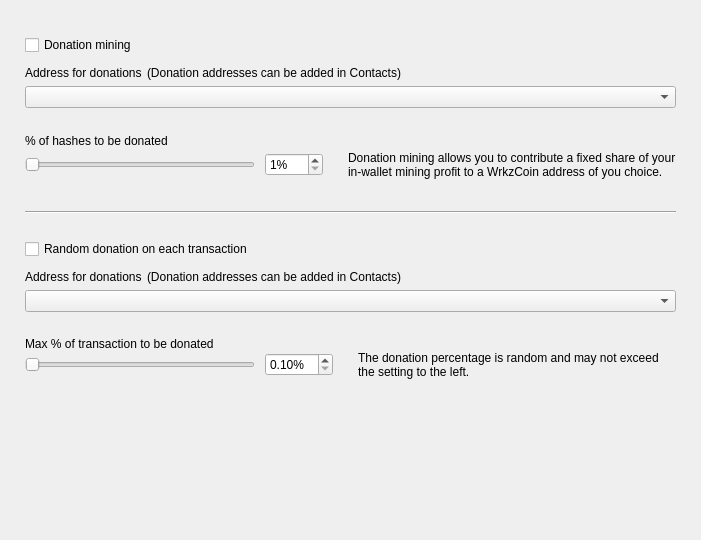
<?xml version="1.0" encoding="UTF-8"?>
<ui version="4.0">
 <class>DonationOptionsFrame</class>
 <widget class="QFrame" name="DonationOptionsFrame">
  <property name="geometry">
   <rect>
    <x>0</x>
    <y>0</y>
    <width>701</width>
    <height>540</height>
   </rect>
  </property>
  <property name="windowTitle">
   <string>Frame</string>
  </property>
  <property name="frameShape">
   <enum>QFrame::NoFrame</enum>
  </property>
  <property name="frameShadow">
   <enum>QFrame::Raised</enum>
  </property>
  <layout class="QVBoxLayout" name="verticalLayout">
   <property name="spacing">
    <number>10</number>
   </property>
   <property name="leftMargin">
    <number>25</number>
   </property>
   <property name="topMargin">
    <number>35</number>
   </property>
   <property name="rightMargin">
    <number>25</number>
   </property>
   <property name="bottomMargin">
    <number>0</number>
   </property>
   <item>
    <widget class="QCheckBox" name="m_enableDonationMiningCheck">
     <property name="text">
      <string>Donation mining</string>
     </property>
    </widget>
   </item>
   <item>
    <widget class="QFrame" name="m_donationMiningFrame">
     <property name="frameShape">
      <enum>QFrame::NoFrame</enum>
     </property>
     <property name="frameShadow">
      <enum>QFrame::Raised</enum>
     </property>
     <layout class="QGridLayout" name="gridLayout" columnstretch="1,0,0,1">
      <property name="leftMargin">
       <number>0</number>
      </property>
      <property name="topMargin">
       <number>0</number>
      </property>
      <property name="rightMargin">
       <number>0</number>
      </property>
      <property name="bottomMargin">
       <number>0</number>
      </property>
      <property name="horizontalSpacing">
       <number>10</number>
      </property>
      <property name="verticalSpacing">
       <number>0</number>
      </property>
      <item row="2" column="0" colspan="4">
       <widget class="QComboBox" name="m_donationMiningAddressCombo"/>
      </item>
      <item row="3" column="0" colspan="4">
       <spacer name="verticalSpacer_2">
        <property name="orientation">
         <enum>Qt::Vertical</enum>
        </property>
        <property name="sizeType">
         <enum>QSizePolicy::Fixed</enum>
        </property>
        <property name="sizeHint" stdset="0">
         <size>
          <width>20</width>
          <height>25</height>
         </size>
        </property>
       </spacer>
      </item>
      <item row="4" column="0" colspan="4">
       <widget class="WalletGui::WalletNormalBlackTextLabel" name="label_2">
        <property name="minimumSize">
         <size>
          <width>0</width>
          <height>16</height>
         </size>
        </property>
        <property name="text">
         <string>% of hashes to be donated</string>
        </property>
        <property name="indent">
         <number>0</number>
        </property>
       </widget>
      </item>
      <item row="5" column="1">
       <widget class="QSpinBox" name="m_donationMiningAmountSpin">
        <property name="suffix">
         <string>%</string>
        </property>
        <property name="minimum">
         <number>1</number>
        </property>
        <property name="maximum">
         <number>100</number>
        </property>
       </widget>
      </item>
      <item row="5" column="0">
       <widget class="QSlider" name="m_donationMiningAmountSlider">
        <property name="maximumSize">
         <size>
          <width>230</width>
          <height>16777215</height>
         </size>
        </property>
        <property name="minimum">
         <number>1</number>
        </property>
        <property name="maximum">
         <number>100</number>
        </property>
        <property name="orientation">
         <enum>Qt::Horizontal</enum>
        </property>
       </widget>
      </item>
      <item row="5" column="2">
       <spacer name="horizontalSpacer">
        <property name="orientation">
         <enum>Qt::Horizontal</enum>
        </property>
        <property name="sizeType">
         <enum>QSizePolicy::Fixed</enum>
        </property>
        <property name="sizeHint" stdset="0">
         <size>
          <width>5</width>
          <height>20</height>
         </size>
        </property>
       </spacer>
      </item>
      <item row="5" column="3" alignment="Qt::AlignVCenter">
       <widget class="WalletGui::WalletSmallGrayTextLabel" name="m_donationMiningCommentLabel">
        <property name="minimumSize">
         <size>
          <width>0</width>
          <height>32</height>
         </size>
        </property>
        <property name="text">
         <string>Donation mining allows you to contribute a fixed share of your in-wallet mining profit to a WrkzCoin address of you choice.</string>
        </property>
        <property name="wordWrap">
         <bool>true</bool>
        </property>
        <property name="indent">
         <number>0</number>
        </property>
       </widget>
      </item>
      <item row="1" column="0" colspan="4">
       <spacer name="verticalSpacer_6">
        <property name="orientation">
         <enum>Qt::Vertical</enum>
        </property>
        <property name="sizeType">
         <enum>QSizePolicy::Fixed</enum>
        </property>
        <property name="sizeHint" stdset="0">
         <size>
          <width>20</width>
          <height>5</height>
         </size>
        </property>
       </spacer>
      </item>
      <item row="0" column="0" colspan="4">
       <layout class="QHBoxLayout" name="horizontalLayout" stretch="0,1">
        <property name="spacing">
         <number>5</number>
        </property>
        <property name="leftMargin">
         <number>0</number>
        </property>
        <item>
         <widget class="WalletGui::WalletNormalBlackTextLabel" name="label">
          <property name="minimumSize">
           <size>
            <width>0</width>
            <height>16</height>
           </size>
          </property>
          <property name="text">
           <string>Address for donations</string>
          </property>
          <property name="indent">
           <number>0</number>
          </property>
         </widget>
        </item>
        <item>
         <widget class="WalletGui::WalletSmallGrayTextLabel" name="label_5">
          <property name="text">
           <string>(Donation addresses can be added in Contacts)</string>
          </property>
         </widget>
        </item>
       </layout>
      </item>
     </layout>
    </widget>
   </item>
   <item>
    <spacer name="verticalSpacer_3">
     <property name="orientation">
      <enum>Qt::Vertical</enum>
     </property>
     <property name="sizeType">
      <enum>QSizePolicy::Fixed</enum>
     </property>
     <property name="sizeHint" stdset="0">
      <size>
       <width>20</width>
       <height>20</height>
      </size>
     </property>
    </spacer>
   </item>
   <item>
    <widget class="Line" name="line">
     <property name="frameShadow">
      <enum>QFrame::Sunken</enum>
     </property>
     <property name="orientation">
      <enum>Qt::Horizontal</enum>
     </property>
    </widget>
   </item>
   <item>
    <spacer name="verticalSpacer_4">
     <property name="orientation">
      <enum>Qt::Vertical</enum>
     </property>
     <property name="sizeType">
      <enum>QSizePolicy::Fixed</enum>
     </property>
     <property name="sizeHint" stdset="0">
      <size>
       <width>20</width>
       <height>15</height>
      </size>
     </property>
    </spacer>
   </item>
   <item>
    <widget class="QCheckBox" name="m_enableDonationChangeCheck">
     <property name="text">
      <string>Random donation on each transaction</string>
     </property>
    </widget>
   </item>
   <item>
    <widget class="QFrame" name="m_donationChangeFrame">
     <property name="frameShape">
      <enum>QFrame::NoFrame</enum>
     </property>
     <property name="frameShadow">
      <enum>QFrame::Raised</enum>
     </property>
     <layout class="QGridLayout" name="gridLayout_2" columnstretch="1,0,0,1">
      <property name="leftMargin">
       <number>0</number>
      </property>
      <property name="topMargin">
       <number>0</number>
      </property>
      <property name="rightMargin">
       <number>0</number>
      </property>
      <property name="bottomMargin">
       <number>0</number>
      </property>
      <property name="horizontalSpacing">
       <number>10</number>
      </property>
      <property name="verticalSpacing">
       <number>0</number>
      </property>
      <item row="3" column="0" colspan="4">
       <spacer name="verticalSpacer_5">
        <property name="orientation">
         <enum>Qt::Vertical</enum>
        </property>
        <property name="sizeType">
         <enum>QSizePolicy::Fixed</enum>
        </property>
        <property name="sizeHint" stdset="0">
         <size>
          <width>20</width>
          <height>25</height>
         </size>
        </property>
       </spacer>
      </item>
      <item row="4" column="0" colspan="4">
       <widget class="WalletGui::WalletNormalBlackTextLabel" name="label_3">
        <property name="text">
         <string>Max % of transaction to be donated</string>
        </property>
        <property name="indent">
         <number>0</number>
        </property>
       </widget>
      </item>
      <item row="5" column="0">
       <widget class="QSlider" name="m_donationChangeAmountSlider">
        <property name="maximumSize">
         <size>
          <width>230</width>
          <height>16777215</height>
         </size>
        </property>
        <property name="minimum">
         <number>1</number>
        </property>
        <property name="maximum">
         <number>100</number>
        </property>
        <property name="orientation">
         <enum>Qt::Horizontal</enum>
        </property>
       </widget>
      </item>
      <item row="2" column="0" colspan="4">
       <widget class="QComboBox" name="m_donationChangeAddressCombo"/>
      </item>
      <item row="5" column="3" alignment="Qt::AlignVCenter">
       <widget class="WalletGui::WalletSmallGrayTextLabel" name="m_donationChangeCommentLabel">
        <property name="text">
         <string>The donation percentage is random and may not exceed the setting to the left.</string>
        </property>
        <property name="wordWrap">
         <bool>true</bool>
        </property>
        <property name="indent">
         <number>0</number>
        </property>
       </widget>
      </item>
      <item row="5" column="1">
       <widget class="QDoubleSpinBox" name="m_donationChangeAmountSpin">
        <property name="suffix">
         <string>%</string>
        </property>
        <property name="decimals">
         <number>2</number>
        </property>
        <property name="minimum">
         <double>0.10</double>
        </property>
        <property name="maximum">
         <double>10.00</double>
        </property>
        <property name="singleStep">
         <double>0.10</double>
        </property>
       </widget>
      </item>
      <item row="5" column="2">
       <spacer name="horizontalSpacer_2">
        <property name="orientation">
         <enum>Qt::Horizontal</enum>
        </property>
        <property name="sizeType">
         <enum>QSizePolicy::Fixed</enum>
        </property>
        <property name="sizeHint" stdset="0">
         <size>
          <width>5</width>
          <height>20</height>
         </size>
        </property>
       </spacer>
      </item>
      <item row="1" column="0" colspan="4">
       <spacer name="verticalSpacer_7">
        <property name="orientation">
         <enum>Qt::Vertical</enum>
        </property>
        <property name="sizeType">
         <enum>QSizePolicy::Fixed</enum>
        </property>
        <property name="sizeHint" stdset="0">
         <size>
          <width>20</width>
          <height>5</height>
         </size>
        </property>
       </spacer>
      </item>
      <item row="0" column="0" colspan="4">
       <layout class="QHBoxLayout" name="horizontalLayout_2" stretch="0,1">
        <property name="spacing">
         <number>5</number>
        </property>
        <property name="leftMargin">
         <number>0</number>
        </property>
        <item>
         <widget class="WalletGui::WalletNormalBlackTextLabel" name="label_4">
          <property name="minimumSize">
           <size>
            <width>0</width>
            <height>16</height>
           </size>
          </property>
          <property name="text">
           <string>Address for donations</string>
          </property>
          <property name="indent">
           <number>0</number>
          </property>
         </widget>
        </item>
        <item>
         <widget class="WalletGui::WalletSmallGrayTextLabel" name="label_6">
          <property name="text">
           <string>(Donation addresses can be added in Contacts)</string>
          </property>
         </widget>
        </item>
       </layout>
      </item>
     </layout>
    </widget>
   </item>
   <item>
    <spacer name="verticalSpacer">
     <property name="orientation">
      <enum>Qt::Vertical</enum>
     </property>
     <property name="sizeType">
      <enum>QSizePolicy::Expanding</enum>
     </property>
     <property name="sizeHint" stdset="0">
      <size>
       <width>20</width>
       <height>10</height>
      </size>
     </property>
    </spacer>
   </item>
  </layout>
 </widget>
 <customwidgets>
  <customwidget>
   <class>WalletGui::WalletSmallGrayTextLabel</class>
   <extends>QLabel</extends>
   <header>Gui/Common/WalletTextLabel.h</header>
  </customwidget>
  <customwidget>
   <class>WalletGui::WalletNormalBlackTextLabel</class>
   <extends>QLabel</extends>
   <header>Gui/Common/WalletTextLabel.h</header>
  </customwidget>
 </customwidgets>
 <resources/>
 <connections>
  <connection>
   <sender>m_enableDonationMiningCheck</sender>
   <signal>toggled(bool)</signal>
   <receiver>m_donationMiningFrame</receiver>
   <slot>setEnabled(bool)</slot>
   <hints>
    <hint type="sourcelabel">
     <x>353</x>
     <y>41</y>
    </hint>
    <hint type="destinationlabel">
     <x>350</x>
     <y>115</y>
    </hint>
   </hints>
  </connection>
  <connection>
   <sender>m_donationMiningAmountSlider</sender>
   <signal>valueChanged(int)</signal>
   <receiver>DonationOptionsFrame</receiver>
   <slot>donationMiningAmountChanged(int)</slot>
   <hints>
    <hint type="sourcelabel">
     <x>187</x>
     <y>155</y>
    </hint>
    <hint type="destinationlabel">
     <x>350</x>
     <y>269</y>
    </hint>
   </hints>
  </connection>
  <connection>
   <sender>m_donationMiningAmountSpin</sender>
   <signal>valueChanged(int)</signal>
   <receiver>DonationOptionsFrame</receiver>
   <slot>donationMiningAmountChanged(int)</slot>
   <hints>
    <hint type="sourcelabel">
     <x>391</x>
     <y>155</y>
    </hint>
    <hint type="destinationlabel">
     <x>350</x>
     <y>269</y>
    </hint>
   </hints>
  </connection>
  <connection>
   <sender>m_enableDonationChangeCheck</sender>
   <signal>toggled(bool)</signal>
   <receiver>m_donationChangeFrame</receiver>
   <slot>setEnabled(bool)</slot>
   <hints>
    <hint type="sourcelabel">
     <x>353</x>
     <y>237</y>
    </hint>
    <hint type="destinationlabel">
     <x>350</x>
     <y>328</y>
    </hint>
   </hints>
  </connection>
  <connection>
   <sender>m_donationChangeAmountSlider</sender>
   <signal>valueChanged(int)</signal>
   <receiver>DonationOptionsFrame</receiver>
   <slot>donationChangeAmountChanged(int)</slot>
   <hints>
    <hint type="sourcelabel">
     <x>187</x>
     <y>385</y>
    </hint>
    <hint type="destinationlabel">
     <x>350</x>
     <y>269</y>
    </hint>
   </hints>
  </connection>
  <connection>
   <sender>m_donationChangeAmountSpin</sender>
   <signal>valueChanged(double)</signal>
   <receiver>DonationOptionsFrame</receiver>
   <slot>donationChangeAmountChanged(double)</slot>
   <hints>
    <hint type="sourcelabel">
     <x>433</x>
     <y>353</y>
    </hint>
    <hint type="destinationlabel">
     <x>350</x>
     <y>269</y>
    </hint>
   </hints>
  </connection>
 </connections>
 <slots>
  <slot>donationMiningAmountChanged(int)</slot>
  <slot>donationChangeAmountChanged(int)</slot>
  <slot>donationChangeAmountChanged(double)</slot>
 </slots>
</ui>
